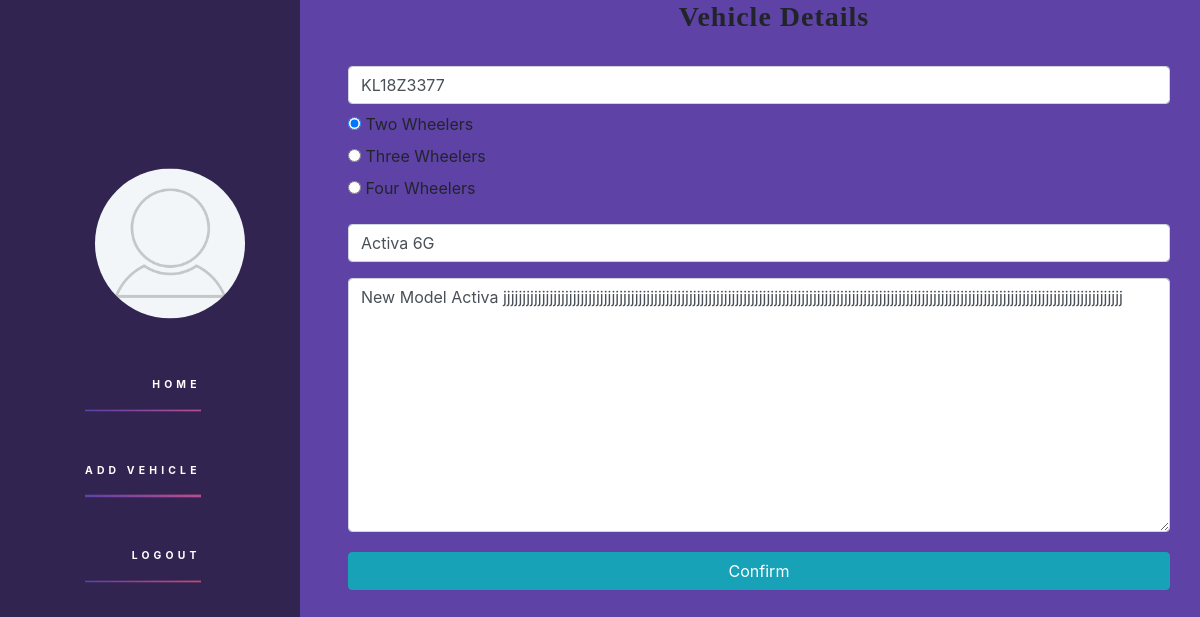
Page /sadmin/vupd/1/ on the committed database.
### superadmin/models.py (models this page shows)
class Vehicle(models.Model):
    number=models.CharField(max_length=20)
    options=(
        ("Two Wheelers","Two Wheelers"),
        ("Three Wheelers","Three Wheelers"),
        ("Four Wheelers","Four Wheelers"),
    )
    type=models.CharField(max_length=100,choices=options,default="Two Wheelers")
    model=models.TextField()
    description=models.TextField()

### superadmin/views.py (the view)
# urls.py: path('vupd/<int:pk>/',VehicleUpdate.as_view(),name='upd'),
class VehicleUpdate(UpdateView):
    template_name="vehicle_update.html"
    model=Vehicle
    form_class=VehicleForm
    success_url=reverse_lazy('sa')
    pk_url_kwarg="pk"

### superadmin/forms.py
class VehicleForm(forms.ModelForm):
    class Meta:
        model=Vehicle
        fields=["number","type","model","description"]
        widgets={
            "number":forms.TextInput(attrs={"class":"form-control","placeholder":"Vehicle Number"}),
            "type":forms.RadioSelect(),
            "model":forms.TextInput(attrs={"class":"form-control","placeholder":"Vehicle Model"}),
            "description":forms.Textarea(attrs={"class":"form-control","placeholder":"Description"}),
        }

### superadmin/templates/vehicle_update.html (shortened to what this page needs)
{% extends 'home.html' %}
{% block super %}
{% load static %}
<form method="post" class="ml-5" >
   <h3 class="fw-normal  text-center" style="letter-spacing: 1px;font-family: 'Times New Roman', Times, serif;font-weight: bold;">Vehicle Details</h3>
  <br>
   <div class="row" style="width:100%">
   <div class="col " >
           <div class="row">
           <div class="col">
            <div class="form-outline mb-2">
               {{form.number}}
             </div>
           </div>
       </div>
   <div class="row">
       <div class="col">
           <div class="mb-3">
           {{form.type}}
         </div>
       </div>
   </div>
   <div class="row">
       <div class="col">
           <div class="form-outline mb-3">
               {{form.model}}
             </div>
       </div>
   </div>
   <div class="row">
       <div class="col">
           <div class="form-outline mb-3">
               {{form.description}}
             </div>
       </div>
   </div>
   <div class="pt-1 mb-2 text-center">
     <button  class="btn btn-info btn-block" type="submit"   >Confirm</button>
   </div>
   </div>
   </div>
 </form>
{% endblock super %}

### superadmin/static/css/style.css (style rules this page uses)
html { font-family: Arial; font-size: 16px; background: #5e42a6; }

### rows in the picture
Vehicle: number "KL18Z3377", type "☑ Two Wheelers ☐ Three Wheelers ☐ Four Wheelers", model "Activa 6G", description "New Model Activa jjjjjjjjjjjjjjjjjjjjjjjjjjjjjjjjjjjjjjjjjjjjjjjjjjjjjjjjjjjjjjjjjjjjjjjjjjjjjjjjjjjjjjjjjjjjjjjjjjjjjjjjjjjjjjjjjjjjjjjjjjjjjjjjjjjjjjjjjjjjjjjjjjjjjjjjjjjjjjjj"
